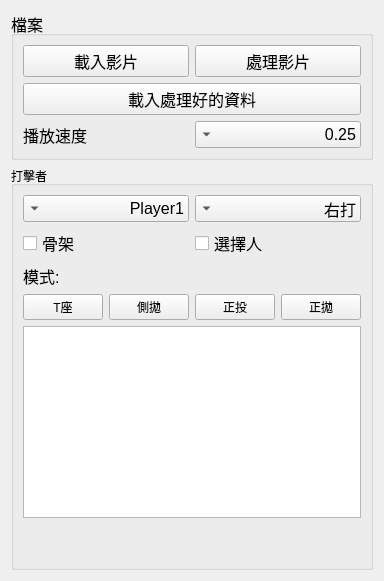
         <widget class="QWidget" name="tab">
          <attribute name="title">
           <string>設定</string>
          </attribute>
          <layout class="QGridLayout" name="gridLayout_10">
           <item row="0" column="0">
            <layout class="QGridLayout" name="gridLayout_9">
             <item row="0" column="0">
              <widget class="QGroupBox" name="fileGroupBox_2">
               <property name="font">
                <font>
                 <pointsize>12</pointsize>
                </font>
               </property>
               <property name="title">
                <string>檔案</string>
               </property>
               <layout class="QGridLayout" name="gridLayout_17">
                <item row="1" column="0">
                 <layout class="QHBoxLayout" name="horizontalLayout_3">
                  <item>
                   <widget class="QLabel" name="label_17">
                    <property name="text">
                     <string>播放速度</string>
                    </property>
                   </widget>
                  </item>
                  <item>
                   <widget class="QComboBox" name="slowMotionInput">
                    <property name="layoutDirection">
                     <enum>Qt::RightToLeft</enum>
                    </property>
                    <property name="sizeAdjustPolicy">
                     <enum>QComboBox::AdjustToContents</enum>
                    </property>
                    <item>
                     <property name="text">
                      <string>0.25</string>
                     </property>
                    </item>
                    <item>
                     <property name="text">
                      <string>0.5</string>
                     </property>
                    </item>
                    <item>
                     <property name="text">
                      <string>0.75</string>
                     </property>
                    </item>
                    <item>
                     <property name="text">
                      <string>1.0</string>
                     </property>
                    </item>
                   </widget>
                  </item>
                 </layout>
                </item>
                <item row="0" column="0">
                 <layout class="QVBoxLayout" name="verticalLayout_2">
                  <item>
                   <layout class="QHBoxLayout" name="horizontalLayout_5">
                    <item>
                     <widget class="QPushButton" name="loadVideoBtn">
                      <property name="font">
                       <font>
                        <pointsize>12</pointsize>
                       </font>
                      </property>
                      <property name="text">
                       <string>載入影片</string>
                      </property>
                     </widget>
                    </item>
                    <item>
                     <widget class="QPushButton" name="processVideosBtn">
                      <property name="font">
                       <font>
                        <pointsize>12</pointsize>
                       </font>
                      </property>
                      <property name="text">
                       <string>處理影片</string>
                      </property>
                     </widget>
                    </item>
                   </layout>
                  </item>
                  <item>
                   <widget class="QPushButton" name="loadProcessFolderBtn">
                    <property name="font">
                     <font>
                      <pointsize>12</pointsize>
                     </font>
                    </property>
                    <property name="text">
                     <string>載入處理好的資料</string>
                    </property>
                   </widget>
                  </item>
                 </layout>
                </item>
               </layout>
              </widget>
             </item>
             <item row="1" column="0">
              <widget class="QGroupBox" name="groupBox_4">
               <property name="title">
                <string>打擊者</string>
               </property>
               <layout class="QGridLayout" name="gridLayout_11">
                <item row="0" column="0">
                 <layout class="QVBoxLayout" name="verticalLayout_16">
                  <item>
                   <layout class="QHBoxLayout" name="horizontalLayout_34">
                    <item>
                     <widget class="QComboBox" name="hitterNameInput">
                      <property name="font">
                       <font>
                        <pointsize>12</pointsize>
                       </font>
                      </property>
                      <property name="layoutDirection">
                       <enum>Qt::RightToLeft</enum>
                      </property>
                      <item>
                       <property name="text">
                        <string>Player1</string>
                       </property>
                      </item>
                     </widget>
                    </item>
                    <item>
                     <widget class="QComboBox" name="batterInput">
                      <property name="font">
                       <font>
                        <pointsize>12</pointsize>
                       </font>
                      </property>
                      <property name="layoutDirection">
                       <enum>Qt::RightToLeft</enum>
                      </property>
                      <property name="sizeAdjustPolicy">
                       <enum>QComboBox::AdjustToContents</enum>
                      </property>
                      <item>
                       <property name="text">
                        <string>右打</string>
                       </property>
                      </item>
                      <item>
                       <property name="text">
                        <string>左打</string>
                       </property>
                      </item>
                     </widget>
                    </item>
                   </layout>
                  </item>
                  <item>
                   <layout class="QHBoxLayout" name="horizontalLayout_38">
                    <item>
                     <widget class="QCheckBox" name="showSkeletonCheckBox">
                      <property name="font">
                       <font>
                        <pointsize>12</pointsize>
                       </font>
                      </property>
                      <property name="text">
                       <string>骨架</string>
                      </property>
                     </widget>
                    </item>
                    <item>
                     <widget class="QCheckBox" name="selectCheckBox">
                      <property name="font">
                       <font>
                        <pointsize>12</pointsize>
                       </font>
                      </property>
                      <property name="text">
                       <string>選擇人</string>
                      </property>
                     </widget>
                    </item>
                   </layout>
                  </item>
                  <item>
                   <layout class="QVBoxLayout" name="verticalLayout_6">
                    <item>
                     <layout class="QHBoxLayout" name="horizontalLayout_12" stretch="1,1,8">
                      <item>
                       <widget class="QLabel" name="label_19">
                        <property name="font">
                         <font>
                          <pointsize>12</pointsize>
                         </font>
                        </property>
                        <property name="text">
                         <string>模式:</string>
                        </property>
                       </widget>
                      </item>
                      <item>
                       <widget class="QLabel" name="modeDisplay">
                        <property name="font">
                         <font>
                          <pointsize>12</pointsize>
                         </font>
                        </property>
                        <property name="layoutDirection">
                         <enum>Qt::RightToLeft</enum>
                        </property>
                        <property name="text">
                         <string/>
                        </property>
                        <property name="alignment">
                         <set>Qt::AlignRight|Qt::AlignTrailing|Qt::AlignVCenter</set>
                        </property>
                       </widget>
                      </item>
                      <item>
                       <widget class="QLabel" name="label_18">
                        <property name="text">
                         <string/>
                        </property>
                       </widget>
                      </item>
                     </layout>
                    </item>
                    <item>
                     <layout class="QHBoxLayout" name="horizontalLayout_15">
                      <item>
                       <widget class="QPushButton" name="modeTbar">
                        <property name="text">
                         <string>T座</string>
                        </property>
                       </widget>
                      </item>
                      <item>
                       <widget class="QPushButton" name="modeSide">
                        <property name="text">
                         <string>側拋</string>
                        </property>
                       </widget>
                      </item>
                      <item>
                       <widget class="QPushButton" name="modeFront">
                        <property name="text">
                         <string>正投</string>
                        </property>
                       </widget>
                      </item>
                      <item>
                       <widget class="QPushButton" name="modeFrontThrow">
                        <property name="text">
                         <string>正拋</string>
                        </property>
                       </widget>
                      </item>
                     </layout>
                    </item>
                   </layout>
                  </item>
                 </layout>
                </item>
                <item row="2" column="0">
                 <spacer name="verticalSpacer_2">
                  <property name="orientation">
                   <enum>Qt::Vertical</enum>
                  </property>
                  <property name="sizeHint" stdset="0">
                   <size>
                    <width>20</width>
                    <height>40</height>
                   </size>
                  </property>
                 </spacer>
                </item>
                <item row="1" column="0">
                 <widget class="QListView" name="listView"/>
                </item>
               </layout>
              </widget>
             </item>
            </layout>
           </item>
          </layout>
         </widget>
